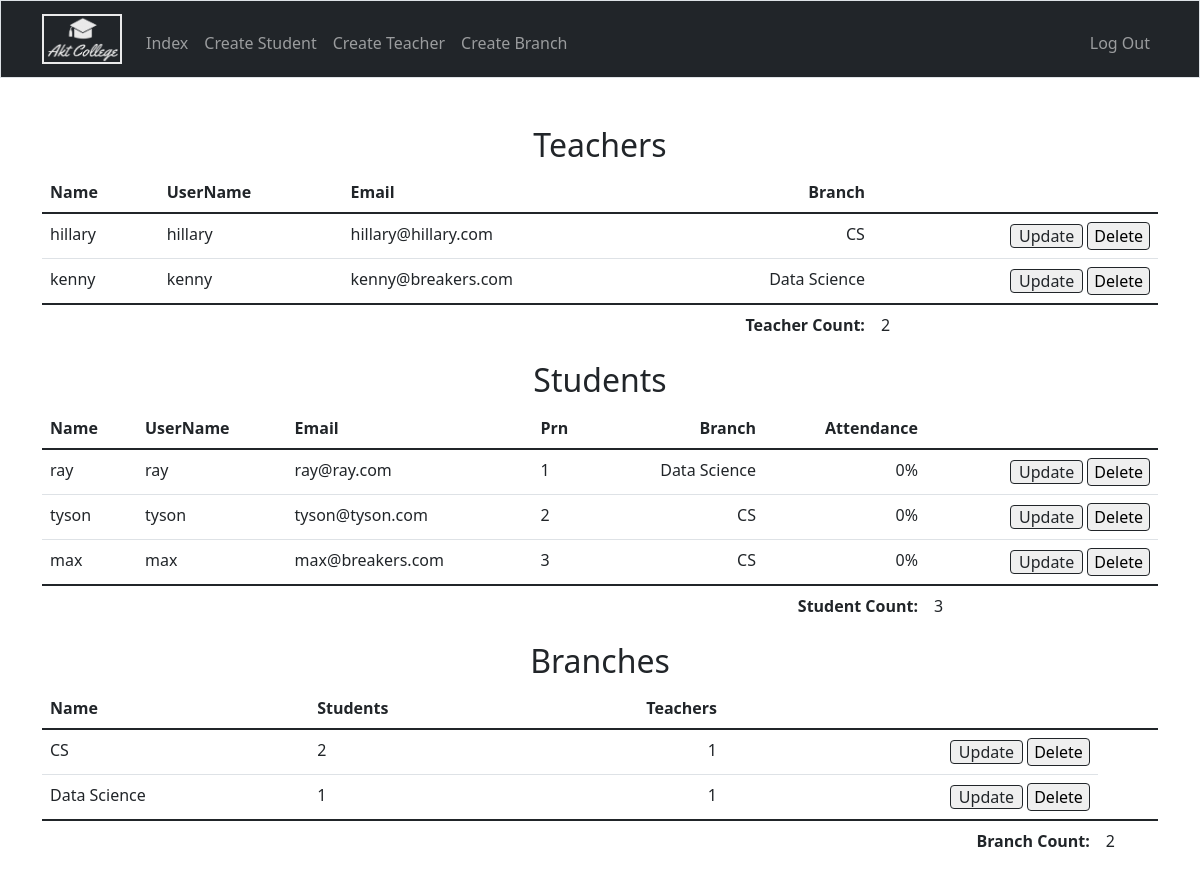
Screenshot of /adminindex (signed in) with the database file from the repository.
### college/models.py (models this page shows, shortened)
class Teacher(models.Model):
    name = models.CharField(max_length=100, null=False)
    branch = models.ForeignKey("Branch", on_delete=models.CASCADE, null=False)
    username = models.CharField(max_length=100, null=False, unique=True)
    email = models.EmailField(null=True)

class Branch(models.Model):
    name = models.CharField(max_length=100)
    def __str__(self):
        return self.name

class Student(models.Model):
    name = models.CharField(max_length=100, null=False)
    prn = models.IntegerField(null=False, unique=True)
    lectures_attended = models.IntegerField(default=0)
    total_lectures = models.IntegerField(default=0)
    branch = models.ForeignKey("Branch", models.CASCADE)
    username = models.CharField(max_length=100, null=False, unique=True)
    email = models.EmailField(null=True)

### college/views.py (the view)
# urls.py: path("adminindex", AdminView.as_view(), name="adminview"),
class AdminView(SuperUserRequiredMixin, ListView):
    model = Teacher
    template_name = "college/admin_index.html"
    def get_context_data(self, **kwargs):
        context = super().get_context_data(**kwargs)
        student_list = Student.objects.all()
        student_count = Student.objects.all().count()
        teacher_count = Teacher.objects.all().count()
        branch_count = Branch.objects.all().count()
        branches = Branch.objects.all()
        branch_list = []
        for branch in branches:
            st_count = Student.objects.filter(branch = branch).count()
            tc_count = Teacher.objects.filter(branch=branch).count()
            branch_list.append({
                'branch': branch,
                'teacher_count': tc_count,
                'student_count': st_count,
            })
        context["student_list"] = student_list
        context["branch_list"] = branch_list
        context["student_count"] = student_count
        context["teacher_count"] = teacher_count
        context["branch_count"] = branch_count
        return context

### accounts/views.py (called while the page is built)
    def test_func(self):
        return self.request.user.is_superuser

### college/templatetags/check.py (called while the page is built)
@register.filter
def isTeacher(user):
    isTeacher = False
    try:
        user = Teacher.objects.get(username = user)
        isTeacher = True
    except Exception:
        isTeacher = False
    return isTeacher

@register.filter
def isStudent(user):
    isStudent = False
    try:
        user = Student.objects.get(username = user)
        isStudent = True
    except Exception:
        isStudent = False
    return isStudent

### college/templatetags/operations.py (called while the page is built)
@register.filter
def divide(value, args):
    if float(args) == 0:
        return f"0%"
    return "{:.2f}%".format((float(value) / float(args) * 100))

### college/templates/college/admin_index.html (shortened to what this page needs)
{% extends "college/layout.html" %} {% block title %}Admin {% endblock %}
{% load operations %} {% block main %}
<h2>Teachers</h2>
<table class="table tablestriped">
  <thead>
    <tr>
      <th class="text-start">Name</th>
      <th class="text-start">UserName</th>
      <th class="text-start">Email</th>
      <th class="text-end">Branch</th>
    </tr>
  </thead>
  <tbody>
    {% for teacher in object_list %}
    <tr>
      <td class="text-start">{{ teacher.name }}</td>
      <td class="text-start">{{ teacher.username }}</td>
      <td class="text-start">{{ teacher.email }}</td>
      <td class="text-end">{{ teacher.branch }}</td>
      <td class="text-end">
        <a href="{% url 'college:teacherupdate' teacher.id %}">Update</a>
        <form
          action="{% url 'college:teacherdelete' %}"
          method="post"
          style="display: inline"
        >
          <input type="submit" value="Delete" />
        </form>
      </td>
    </tr>
    {% endfor %}
  </tbody>
  <tfoot>
    <tr>
      <td class="border-0 fw-bold text-end" colspan="4">Teacher Count:</td>
      <td class="border-0 text-start">{{ teacher_count }}</td>
    </tr>
  </tfoot>
</table>
<h2>Students</h2>
<table class="table tablestriped">
  <thead>
    <tr>
      <th class="text-start">Name</th>
      <th class="text-start">UserName</th>
      <th class="text-start">Email</th>
      <th class="text-start">Prn</th>
      <th class="text-end">Branch</th>
      <th class="text-end">Attendance</th>
    </tr>
  </thead>
  <tbody>
    {% if student_list %}
    {% for student in student_list %}
    <tr>
      <td class="text-start">{{ student.name }}</td>
      <td class="text-start">{{ student.username }}</td>
      <td class="text-start">{{ student.email }}</td>
      <td class="text-start">{{ student.prn }}</td>
      <td class="text-end">{{ student.branch }}</td>
      <td class="text-end">
        {{ student.lectures_attended|divide:student.total_lectures }}
      </td>
      <td class="text-end">
        <a href="{% url 'college:studentupdate' student.id %}">Update</a>
        <form
        action="{% url 'college:studentdelete' %}"
        method="post"
        style="display: inline"
        >
        <input type="submit" value="Delete" />
      </form>
    </td>
  </tr>
  {% endfor %}
  {% endif %}
  </tbody>
  <tfoot>
    <tr>
      <td class="border-0 fw-bold text-end" colspan="6">Student Count:</td>
      <td class="border-0 text-start">{{ student_count }}</td>
    </tr>
  </tfoot>
</table>
<h2>Branches</h2>
<table class="table tablestriped">
  <thead>
    <tr>
      <th class="text-start">Name</th>
      <th class="text-start">Students</th>
      <th class="text-end">Teachers</th>
    </tr>
  </thead>
  <tbody>
    {% for branch in branch_list %}
    <tr>
      <td class="text-start">{{ branch.branch.name }}</td>
      <td class="text-start">{{ branch.student_count }}</td>
      <td class="text-end">{{ branch.teacher_count }}</td>
      <td class="text-end">
        <a href="{% url 'college:branchupdate' branch.branch.id %}">Update</a>
        <form
          action="{% url 'college:branchdelete' %}"
          method="post"
          style="display: inline"
        >
          <input type="submit" value="Delete" />
        </form>
      </td>
    </tr>
    {% endfor %}
  </tbody>
  <tfoot>
    <tr>
      <td class="border-0 fw-bold text-end" colspan="4">Branch Count:</td>
      <td class="border-0 text-start">{{ branch_count }}</td>
    </tr>
  </tfoot>
</table>
{% endblock %}

### college/templates/college/layout.html (shortened to what this page needs)
<!DOCTYPE html>
<html lang="en">
    <head>
        <link
              href="https://cdn.jsdelivr.net/npm/bootstrap@5.1.3/dist/css/bootstrap.min.css"
              rel="stylesheet">
        {% load static %}
        {% load static %}
        <link href="{% static 'college/styles.css' %}" rel="stylesheet">
    </head>
    <body>
         <nav class="bg-dark border navbar navbar-expand-md navbar-dark">
            <div class="container">
                <a class="navbar-brand" href="/">
                    <img src="../../static/college/bg_logo.png" alt="logo" id="logo_header">
                </a>
                <div class="collapse navbar-collapse" id="navbar">
                    {% if user.is_superuser %}
                        <ul class="navbar-nav me-auto mt-2">
                            <li class="nav-item">
                                <a class="nav-link" href="{% url 'college:adminview' %}">Index</a>
                            </li>
                            <li class="nav-item">
                                <a class="nav-link" href="{% url 'accounts:createstudent' %}">Create Student</a>
                            </li>
                            <li class="nav-item">
                                <a class="nav-link" href="{% url 'accounts:createteacher' %}">Create Teacher</a>
                            </li>
                            <li class="nav-item">
                                <a class="nav-link" href="{% url 'accounts:createbranch' %}">Create Branch</a>
                            </li>
                        </ul>
                    {% endif %}
                    {% if user.is_authenticated %}
                    {% load check %}
                    <ul class="navbar-nav ms-auto mt-2">
                        <li class="nav-item">
                            <a class="nav-link" href="{% url 'logout' %}?next={% url 'college:index' %}">Log Out</a>
                        </li>
                    </ul>
                    {% endif %}
                </div>
            </div>
        </nav>
            <main class="container py-5">
                {% block quiz %}
                <div class="text-center">
                    {% block main %}{% endblock %}
                </div>
                {% endblock quiz %}
            </main>
    </body>
</html>

### college/static/college/styles.css (style rules this page uses)
nav .navbar-brand { font-size: xx-large; }

### college/templates/college/layout.html (style rules this page uses)
#logo_header { display: block; width: 80px; height: 50px; box-sizing: padding-box; border: 2px solid rgba(0, 0, 0, 0.904); filter: invert(1); }

### college/templates/college/admin_index.html (style rules this page uses)
table a { background-color: rgb(239, 239, 239); }

### rows the page displays
Teacher: name "hillary", username "hillary", email "hillary@hillary.com", branch "CS"
Teacher: name "kenny", username "kenny", email "kenny@breakers.com", branch "Data Science"
Student: name "ray", username "ray", email "ray@ray.com", prn "1", branch "Data Science", lectures_attended|divide "0%"
Student: name "tyson", username "tyson", email "tyson@tyson.com", prn "2", branch "CS", lectures_attended|divide "0%"
Student: name "max", username "max", email "max@breakers.com", prn "3", branch "CS", lectures_attended|divide "0%"
Branch: branch.name "CS", student_count "2", teacher_count "1"
Branch: branch.name "Data Science", student_count "1", teacher_count "1"

### other values shown
{{ teacher_count }} "2"
{{ student_count }} "3"
{{ branch_count }} "2"
